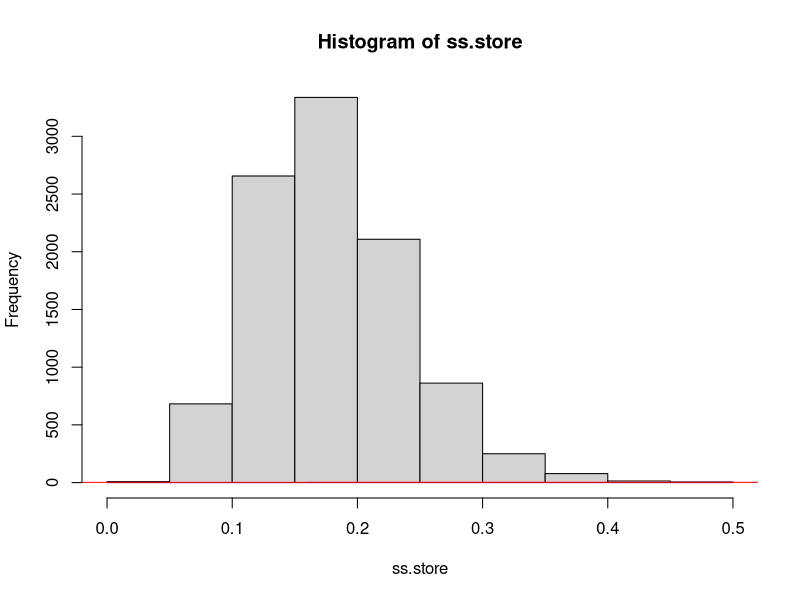
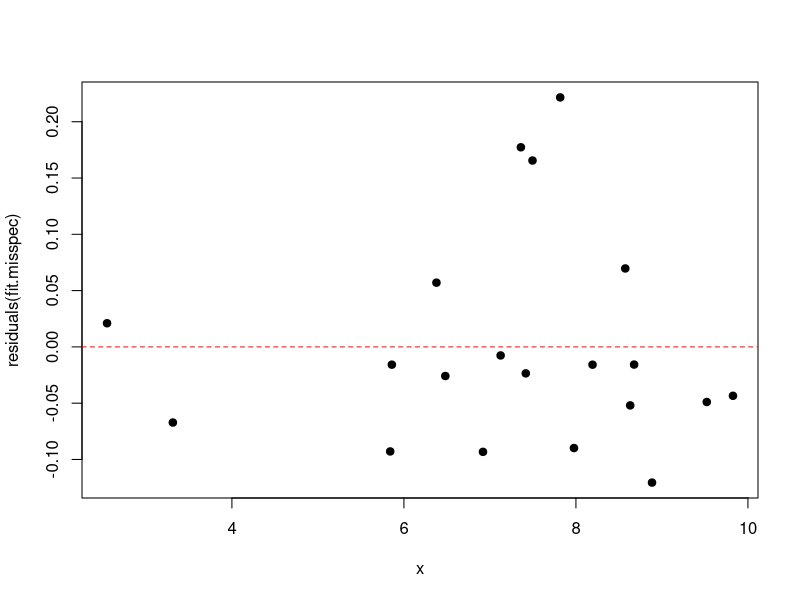

Here is the R script that generated these plots, in order:
#2015sept-30

#######################################
nreps<-10000

ss.store<-rep(0,nreps)
for(irep in 1:nreps){

n<-20
x<-sort(runif(n,0,10))
y<-2+0.5*x
#plot(x,y,type='1')

y<-y+rnorm(n)*0.1
#points(x,y,pch=19)

fit.misspec<-lm(y~x)

ss.res<-sum(residuals(fit.misspec)^2)
ss.store[irep]<-ss.res
}

hist(ss.store)
mean(ss.store)
#######################################


abline(coef(fit.misspec),col='red')
summary(fit.misspec)

# the real dependence on x is .5, the dependence overall on x is 3.06

plot(x,residuals(fit.misspec),pch=19)
abline(h=0,lty=2,col='red')
#pattern is indicative of misspecification. not the true data generated. the number is centered at zero.

mean(residuals(fit.misspec))
mean(x*residuals(fit.misspec))
mean(y*residuals(fit.misspec))
mean(fitted(fit.misspec)*residuals(fit.misspec))

plot